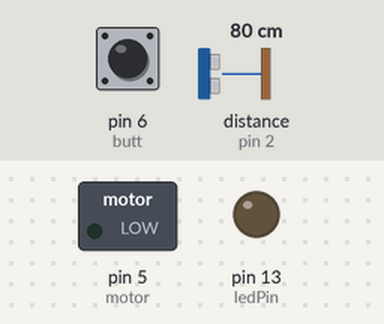
Recording of a sketch running on a simulated Arduino Uno, built with avr-gcc and run on an emulated ATmega328P. On the bench: switched loads named in the sketch (green lamp = pin HIGH), output pins drawn as LEDs (lit = HIGH). Wiring (inferred from the names in the program): ultrasonic range finder: trigger pin 3; echo pin 2. Inputs (shaded band) come from the test bench; at power-on: pin 6 (butt) HIGH, distance to the obstacle (sensor on pin 2) 80 cm. The echo pulse lasts 58.3 µs per cm; pins used as bus, display or sensor lines are not drawn.

Above: at 1.2 s.
1.3 s: pin 6 (butt) pulled LOW for 0.15 s
At 2.7 s:
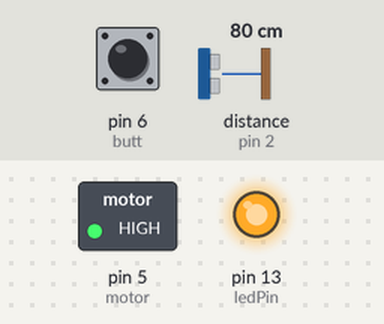
3.0 s: distance to the obstacle (sensor on pin 2) set to 34 cm
4.5 s: distance to the obstacle (sensor on pin 2) set to 29 cm
At 5.8 s:
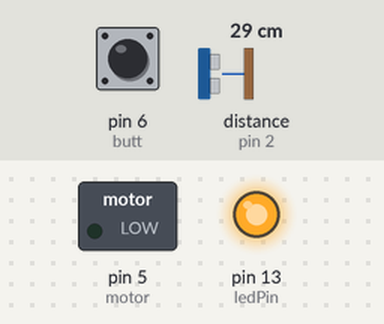
6.1 s: distance to the obstacle (sensor on pin 2) set to 35 cm
At 7.1 s:
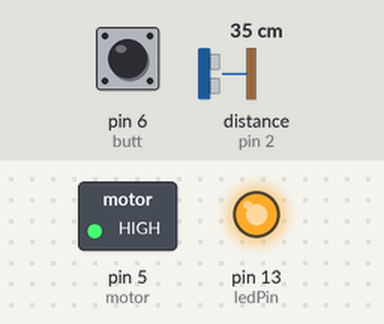
7.7 s: distance to the obstacle (sensor on pin 2) set to 2 cm
At 8.4 s:
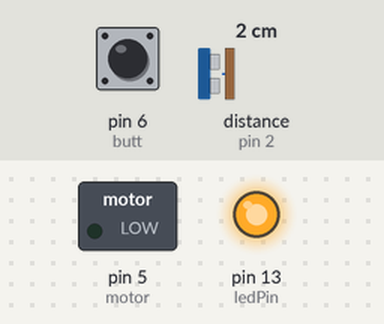
Timing chart, 0 to 10.3 s (numbered marks = the images above; inputs shaded):
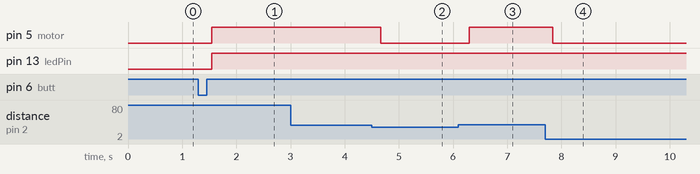

The sketch:

PUMP1.ino
```cpp
const int echoPin = 2;
const int triggerPin = 3;
const int motor = 5;
const int butt = 6;
const int ledPin =  LED_BUILTIN;// the number of the LED pin
bool state = 0;
long duration, cm;

void setup() {
  pinMode(ledPin, OUTPUT);
  pinMode(triggerPin, OUTPUT);
  pinMode(echoPin, INPUT);
  pinMode(motor, OUTPUT);
  pinMode(butt, INPUT_PULLUP);
  digitalWrite(motor, LOW);
}

void loop() {
  // The PING))) is triggered by a HIGH pulse of 2 or more microseconds.
  // Give a short LOW pulse beforehand to ensure a clean HIGH pulse:
  digitalWrite(triggerPin, LOW);
  delayMicroseconds(2);
  digitalWrite(triggerPin, HIGH);
  delayMicroseconds(11);
  digitalWrite(triggerPin, LOW);
  // The echo pin is used to read the signal from the PING))): a HIGH pulse
  // whose duration is the time (in microseconds) from the sending of the ping
  // to the reception of its echo off of an object.
  duration = pulseIn(echoPin, HIGH);

  // convert the time into a distance
  cm = microsecondsToCentimeters(duration);
  delay(100);
  if (digitalRead(butt) == LOW) {
    while (digitalRead(butt) == LOW) {}
    delay(100);
    state = !state;
  }
  if (!state) {
    digitalWrite(motor, LOW);
  }
  else {
    if (cm <= 30) {
      digitalWrite(motor, LOW);
    }
    else {
      digitalWrite(motor, HIGH);
    }
  }
  digitalWrite(ledPin, state);
}

long microsecondsToCentimeters(long microseconds) {
  // The speed of sound is 340 m/s or 29 microseconds per centimeter.
  // The ping travels out and back, so to find the distance of the object we
  // take half of the distance travelled.
  return microseconds / 29 / 2;
}
```

Measured:
- the behaviour switches between 32 and 31 cm on distance to the obstacle (sensor on pin 2) (found by bisection; images 1 and 2)
- after the input at 1.3 s, pin 5 (motor), pin 13 (ledPin): LOW → HIGH after 0.25 s
- after the input at 3.0 s, every drawn part: stays the same
- after the input at 4.5 s, pin 5 (motor): HIGH → LOW after 0.16 s
- after the input at 6.1 s, pin 5 (motor): LOW → HIGH after 0.20 s
- after the input at 7.7 s, pin 5 (motor): HIGH → LOW after 0.14 s
